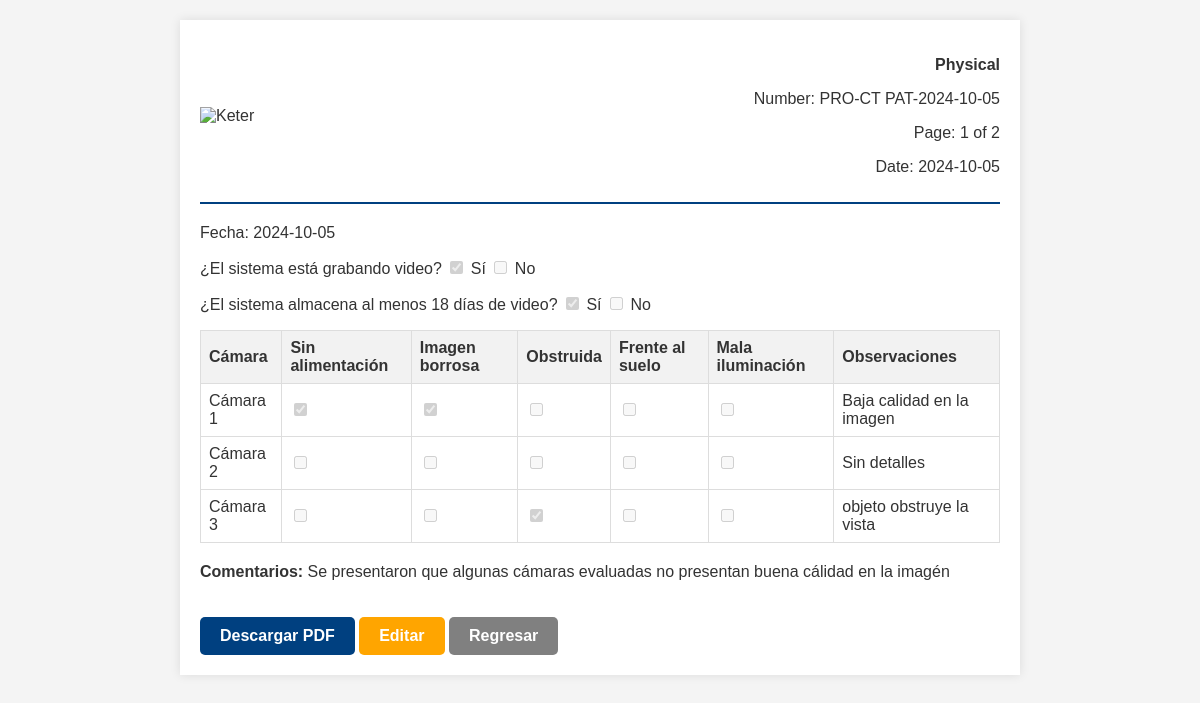
The page /index.php/bitacora/detalles/20 on the database its author committed.
### tables this page shows
CREATE TABLE `bitacoras` (
  `id` int(11) NOT NULL,
  `fecha` date NOT NULL,
  `grabando_video` varchar(3) DEFAULT NULL,
  `dias_video` int(11) NOT NULL,
  `almacena_dias` varchar(3) DEFAULT NULL,
  `comentario` text DEFAULT NULL,
  `created_at` timestamp NOT NULL DEFAULT current_timestamp()
);

CREATE TABLE `bitacora_detalles` (
  `id` int(11) NOT NULL,
  `bitacora_id` int(11) NOT NULL,
  `camara_id` int(11) NOT NULL,
  `sin_alimentacion` tinyint(1) DEFAULT 0,
  `imagen_borrosa` tinyint(1) DEFAULT 0,
  `obstruida` tinyint(1) DEFAULT 0,
  `frente_al_suelo` tinyint(1) DEFAULT 0,
  `mala_iluminacion` tinyint(1) DEFAULT 0,
  `observaciones` text DEFAULT NULL,
  `created_at` timestamp NOT NULL DEFAULT current_timestamp()
);

### application/controllers/Bitacora.php (called while the page is built, shortened)
<?php
class Bitacora extends CI_Controller {
    public function __construct() {
        $this->load->model('Bitacora_model');
        $this->load->helper('url');
        $this->load->library('form_validation');
        $this->load->library('session');
        $this->load->library('pdf');
        $this->load->library('tcpdf');
    }
    public function detalles($id) {
        $this->load->model('Bitacora_model');
        $data['bitacora'] = $this->Bitacora_model->get_bitacora_by_id($id);
        $data['bitacora']['detalles'] = $this->Bitacora_model->get_bitacora_detalles($id);
        $this->load->view('bitacora/detalles', $data);
    }
}

### index.php (called while the page is built, shortened)
<?php
require_once BASEPATH.'core/CodeIgniter.php';

### application/models/Bitacora_model.php (called while the page is built, shortened)
<?php
class Bitacora_model extends CI_Model {
    public function get_bitacora_detalles($bitacora_id) {
        $this->db->select('*');
        $this->db->from('bitacora_detalles');
        $this->db->where('bitacora_id', $bitacora_id);
        $query = $this->db->get();
        return $query->num_rows() > 0 ? $query->result_array() : [];
    }
    public function get_bitacora_by_id($id) {
        $this->db->where('id', $id);
        $query = $this->db->get('bitacoras');
        return $query->row_array();
    }
}
?>

### application/views/bitacora/detalles.php (the view, shortened to what this page needs)
<!DOCTYPE html>
<html lang="es">
<head>
</head>
<body>
    <div class="container">
        <div class="header">
            <img src="https://ketermex.com/img/logoketer.png" alt="Keter">
            <div class="header-right">
                <p><strong>Physical</strong></p>
                <?php if (!empty($bitacora)) : ?>
                    <p>Number: PRO-CT PAT-<?php echo $bitacora['fecha']; ?></p>
                    <p>Page: 1 of 2</p>
                    <p>Date: <?php echo $bitacora['fecha']; ?></p>
                <?php else : ?>
                    <p>No se encontraron detalles para la bitácora.</p>
                <?php endif; ?>
            </div>
        </div>
        <?php if (!empty($bitacora)) { ?>
            <p>Fecha: <?php echo $bitacora['fecha']; ?></p>
            <p>¿El sistema está grabando video?
                <input type="checkbox" <?php echo $bitacora['grabando_video'] === 'Si' ? 'checked' : ''; ?> disabled> Sí
                <input type="checkbox" <?php echo $bitacora['grabando_video'] === 'No' ? 'checked' : ''; ?> disabled> No
            </p>
            <p>¿El sistema almacena al menos <?php echo $bitacora['dias_video']; ?> días de video?
                <input type="checkbox" <?php echo $bitacora['almacena_dias'] === 'Si' ? 'checked' : ''; ?> disabled> Sí
                <input type="checkbox" <?php echo $bitacora['almacena_dias'] === 'No' ? 'checked' : ''; ?> disabled> No
            </p>
            <table>
                <tr>
                    <th>Cámara</th>
                    <th>Sin alimentación</th>
                    <th>Imagen borrosa</th>
                    <th>Obstruida</th>
                    <th>Frente al suelo</th>
                    <th>Mala iluminación</th>
                    <th>Observaciones</th>
                </tr>
                <?php if (!empty($bitacora['detalles']) && is_array($bitacora['detalles'])) : ?>
                    <?php foreach ($bitacora['detalles'] as $index => $detalle) : ?>
                        <tr>
                            <td>Cámara <?php echo $index + 1; ?></td>
                            <td><input type="checkbox" <?php echo $detalle['sin_alimentacion'] ? 'checked' : ''; ?> disabled></td>
                            <td><input type="checkbox" <?php echo $detalle['imagen_borrosa'] ? 'checked' : ''; ?> disabled></td>
                            <td><input type="checkbox" <?php echo $detalle['obstruida'] ? 'checked' : ''; ?> disabled></td>
                            <td><input type="checkbox" <?php echo $detalle['frente_al_suelo'] ? 'checked' : ''; ?> disabled></td>
                            <td><input type="checkbox" <?php echo $detalle['mala_iluminacion'] ? 'checked' : ''; ?> disabled></td>
                            <td><?php echo !empty($detalle['observaciones']) ? $detalle['observaciones'] : 'Sin detalles'; ?></td>
                        </tr>
                    <?php endforeach; ?>
                <?php else : ?>
                    <tr>
                        <td colspan="7">No hay detalles para mostrar.</td>
                    </tr>
                <?php endif; ?>
            </table>
            <p><strong>Comentarios:</strong> <?php echo $bitacora['comentario']; ?></p>
            <a href="<?php echo site_url('bitacora/descargar_pdf/' . $bitacora['id']); ?>" class="btn">Descargar PDF</a>
            <a href="<?php echo site_url('bitacora/editar/' . $bitacora['id']); ?>" class="btn btn-edit">Editar</a>
            <a href="<?php echo site_url('bitacora/lista/') ?>" class="btn btn-regr">Regresar</a>
        <?php } else { ?>
            <p>No se encontraron detalles de la bitácora.</p>
        <?php } ?>
    </div>
</body>
</html>

### application/views/bitacora/detalles.php (style rules this page uses)
body { font-family: Arial, sans-serif; margin: 0; padding: 20px; background-color: #f4f4f4; color: #333; }
.container { max-width: 800px; margin: 0 auto; background-color: #fff; padding: 20px; box-shadow: 0 0 10px rgba(0, 0, 0, 0.1); }
.header { display: flex; justify-content: space-between; align-items: center; margin-bottom: 20px; border-bottom: 2px solid #004080; padding-bottom: 10px; }
.header img { width: 100px; }
.header-right { text-align: right; }
table { width: 100%; border-collapse: collapse; margin-bottom: 20px; }
th, td { border: 1px solid #ddd; padding: 8px; text-align: left; }
th { background-color: #f2f2f2; }
.btn { display: inline-block; padding: 10px 20px; background-color: #004080; color: white; text-decoration: none; border-radius: 5px; font-weight: bold; margin-top: 20px; }
.btn-edit { background-color: #FFA500; }
.btn-regr { background-color: gray; }

### rows shown on the page
bitacoras: fecha "2024-10-05", grabando_video "☑", dias_video "18", almacena_dias "☑", comentario "Se presentaron que algunas cámaras evaluadas no presentan buena cálidad en la imagén"
bitacora_detalles: sin_alimentacion "☑", imagen_borrosa "☑", observaciones "Baja calidad en la imagen"
bitacora_detalles: observaciones "Sin detalles"
bitacora_detalles: obstruida "☑", observaciones "objeto obstruye la vista"
